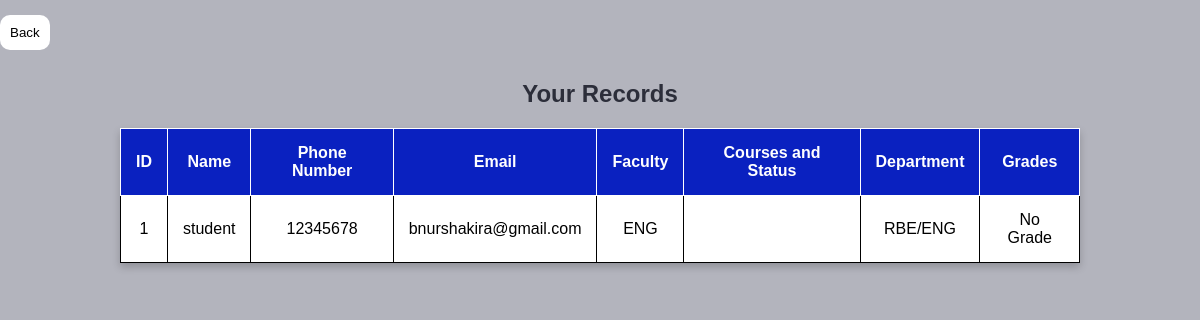
The page /php/student_record.php (signed in) on the database its author committed.
### tables this page shows
CREATE TABLE `students` (
  `ID` int(11) NOT NULL,
  `NAME` varchar(50) NOT NULL,
  `PHONENUMBER` int(8) NOT NULL,
  `EMAIL` text NOT NULL,
  `PASSWORD_HASH` char(60) NOT NULL,
  `CREATED_AT` timestamp(6) NOT NULL DEFAULT current_timestamp(6),
  `UPDATED_AT` timestamp(6) NOT NULL DEFAULT current_timestamp(6),
  `COURSE_ID` varchar(11) DEFAULT NULL,
  `FACULTY` varchar(255) NOT NULL,
  `DEPARTMENT_ID` int(11) DEFAULT NULL,
  `GRADE_ID` varchar(11) DEFAULT NULL,
  `CLASS` varchar(11) DEFAULT NULL,
  `ROLE_ID` varchar(11) NOT NULL
);

CREATE TABLE `department` (
  `ID` int(11) NOT NULL,
  `NAME` varchar(50) DEFAULT NULL
);

### php/student_record.php (the view, shortened to what this page needs)
<?php
$conn = db_connect();
$student_id = $_SESSION['id'];
$stmt = $conn->prepare("
    SELECT
        students.id AS student_id,
        students.name AS student_name,
        students.phonenumber,
        students.email,
        students.faculty,
        GROUP_CONCAT(CONCAT(course.name, ' (', student_courses.status, ')') SEPARATOR ', ') AS course_info,
        IFNULL(GROUP_CONCAT(CONCAT(grades.score, ' (', grades.grade, ')') SEPARATOR ', '), 'No Grade') AS grade_info,
        department.name AS department_name
    FROM students
    LEFT JOIN student_courses ON students.id = student_courses.student_id
    LEFT JOIN course ON student_courses.course_id = course.id
    LEFT JOIN grades ON students.id = grades.student_id
                      AND (student_courses.course_id = grades.course_id OR students.grade_id = grades.id)
    LEFT JOIN department ON students.department_id = department.id
    WHERE students.id=?
    GROUP BY students.id
");
$stmt->bind_param("i", $student_id);
$stmt->execute();
$result = $stmt->get_result();
if ($result->num_rows > 0) {
    echo "<a href=\"student_dashboard.php\"><button>Back</button></a>";
    echo "<h2>Your Records</h2>";
    echo "<table border='1' cellpadding='10'>";
    echo "<tr>
    <th>ID</th><th>Name</th><th>Phone Number</th><th>Email</th><th>Faculty</th><th>Courses and Status</th><th>Department</th><th>Grades</th>
</tr>";
while ($student = $result->fetch_assoc()) {
    echo "<tr>";
    echo "<td>" . htmlspecialchars($student['student_id']) . "</td>";
    echo "<td>" . htmlspecialchars($student['student_name']) . "</td>";
    echo "<td>" . htmlspecialchars($student['phonenumber']) . "</td>";
    echo "<td>" . htmlspecialchars($student['email']) . "</td>";
    echo "<td>" . htmlspecialchars($student['faculty']) . "</td>";
    echo "<td>" . htmlspecialchars($student['course_info']) . "</td>";
    echo "<td>" . htmlspecialchars($student['department_name']) . "</td>";
    echo "<td>" . htmlspecialchars($student['grade_info']) . "</td>";
    echo "</tr>";
}
echo "</table>";
} else {
echo "<p>No student records found.</p>";
}
?>
<!DOCTYPE html>
<html lang="en">
<head>
</head>
</html>

### php/student_record.php (style rules this page uses)
* { margin: 0; box-sizing: border-box; font-family: sans-serif; }
table { border-collapse: collapse; width: 80%; max-width: 1000px; background-color: #ffffff; box-shadow: 0 4px 8px rgba(0, 0, 0, 0.2); margin-left: auto; margin-right: auto; }
th, td { padding: 15px; text-align: center; border: 1px solid; }
h2 { text-align: center; color: #2c2e3a; margin-top: 30px; margin-bottom: 20px; }
th { background-color: #0a21c0; color: white; }
button { background: #fff; color: black; padding: 10px; border: 1px solid #2c2e3a; border-radius: 10px; cursor: pointer; margin-top: 15px; border: none; }

### rows shown on the page
students: ID "1", NAME "student", PHONENUMBER "12345678", EMAIL "bnurshakira@gmail.com", FACULTY "ENG", DEPARTMENT_ID.NAME "RBE/ENG", grade_info "No Grade"
